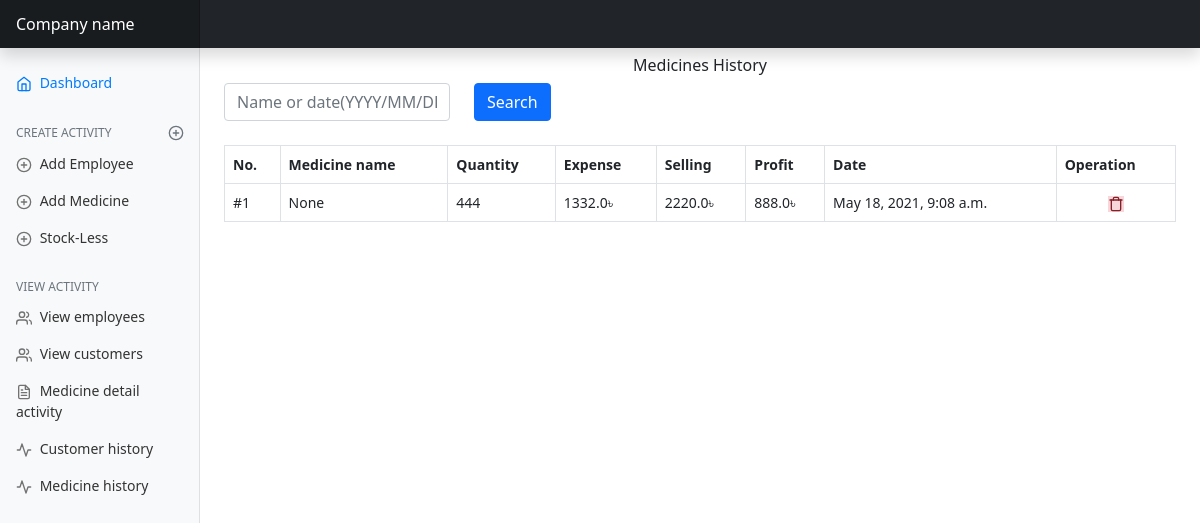
/medicine-histories/, run on an earlier commit of the app's database.
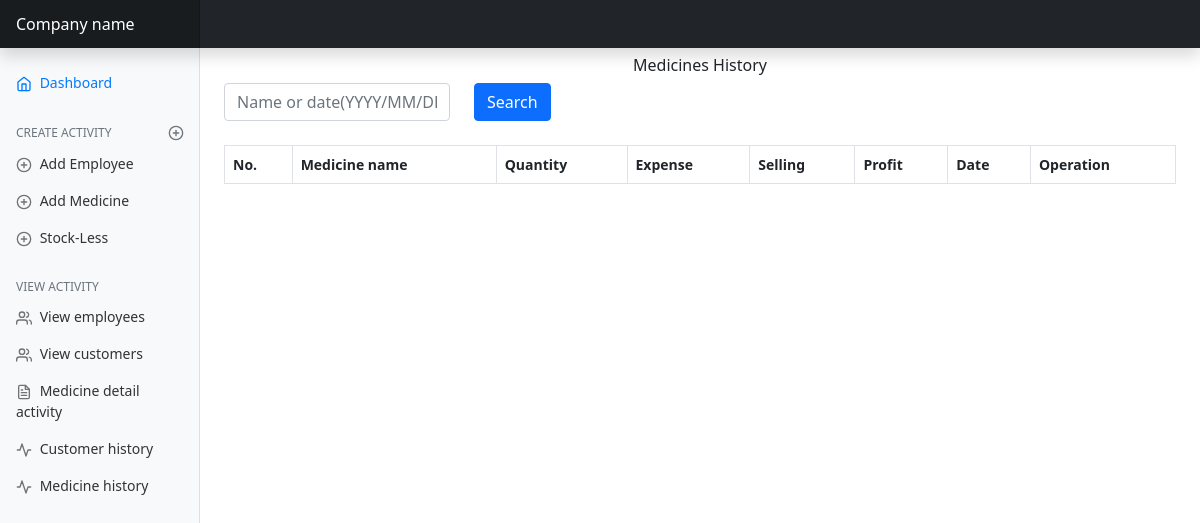
And on a later commit of the database.
### mainApp/models/medicine.py (models this page shows, shortened)
class MedicineHistory(TimeStamp):
    medicine_name = models.ForeignKey(Medicine, on_delete=models.SET_NULL, null=True)
    quantity = models.IntegerField(default=0)
    expense = models.FloatField(default=0.0)
    selling = models.FloatField(default=0.0)
    def profit(self):
        return self.selling - self.expense
    class Meta:
        ordering = ('-created_at',)
        verbose_name_plural = 'Medicine Histories'

### mainApp/views/medicine_view.py (the view)
# urls.py: path('medicine-histories/', medicine_view.MedicineHistoryView.as_view(), name='medicine-histories'),
class MedicineHistoryView(View):
    def get(self, request):
        history = MedicineHistory.objects.all()
        search = request.GET.get('q')
        if search:
            history = MedicineHistory.objects.filter(
                Q(medicine_name__medicine_name__icontains=search) | Q(created_at__icontains=search)
            ).distinct()
        page = request.GET.get('page', 1)
        paginator = Paginator(history, per_page=5)
        try:
            all_history = paginator.page(page)
        except PageNotAnInteger as e:
            all_history = paginator.page(1)
        except EmptyPage:
            all_history = Paginator.page(paginator.num_pages)
        print("Alll histories", all_history)
        return render(request, 'medicine/medicine_history.html', {
            'histories': all_history,
        })

### mainApp/templates/medicine/medicine_history.html (shortened to what this page needs)
{% extends 'base.html' %}
{% block content %}
    <h6 class="text-center mt-2">Medicines History</h6>
    <div class="col-lg-6 col-md-6 col-sm-12 text-center mb-4 align-items-center">
        <form class="row mb-4" method="GET">
            <div class="col-md-6">
                <input type="text" name="q" class="form-control" placeholder="Name or date(YYYY/MM/DD)"
                       aria-label="First name">
            </div>
            <div class="col-md-2">
                <input type="submit" class="btn btn-primary" VALUE="Search"/>
            </div>
        </form>
    </div>
    <table id="example" class="table table-bordered" style="width:100%">
        <thead>
        <tr>
            <th>No.</th>
            <th>Medicine name</th>
            <th>Quantity</th>
            <th>Expense</th>
            <th>Selling</th>
            <th>Profit</th>
            <th>Date</th>
            <th>Operation</th>
        </tr>
        </thead>
        <tbody id="tbody">
        {% for history in histories %}
                <tr>
                    <td>#{{ forloop.counter }}</td>
                    <td>{{ history.medicine_name }}</td>
                    <td>{{ history.quantity }}</td>
                    <td>{{ history.expense }}৳</td>
                    <td>{{ history.selling }}৳</td>
                    <td>{{ history.profit }}৳</td>
                    <td>{{ history.created_at }}</td>
                    <td style="text-align: center">
                        <a href="{% url 'medicine-delete-history' history.id %}">
                            <span class="alert-danger" data-feather="trash"></span>
                        </a>
                    </td>
                </tr>
        {% endfor %}
        </tbody>
    </table>
{% endblock content %}

What changed in the data, as far as the page shows it:
removed MedicineHistory: medicine_name "None", quantity "444", expense "1332.0", selling "2220.0", profit "888.0", created_at "May 18, 2021, 9:08 a.m."
